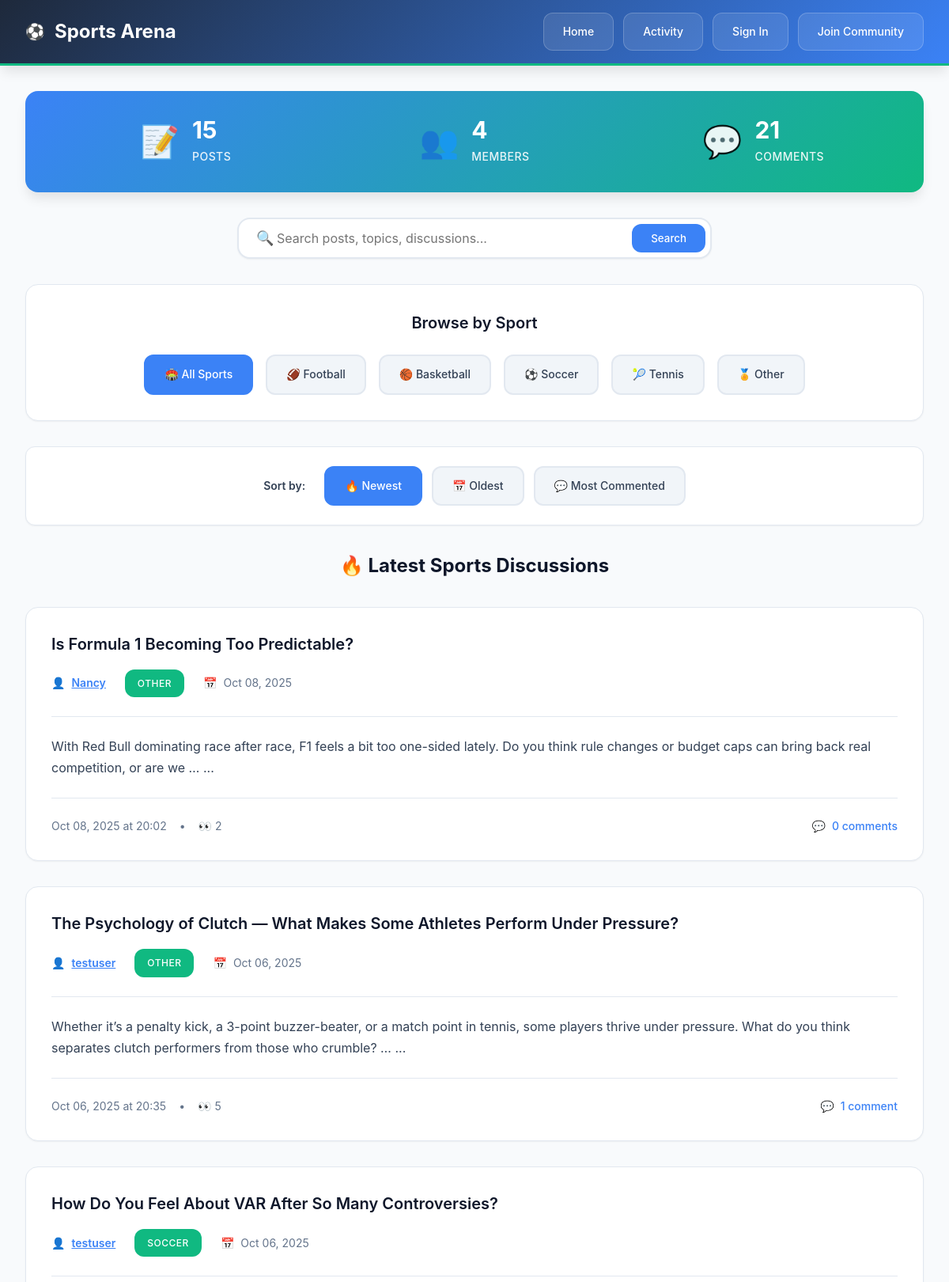
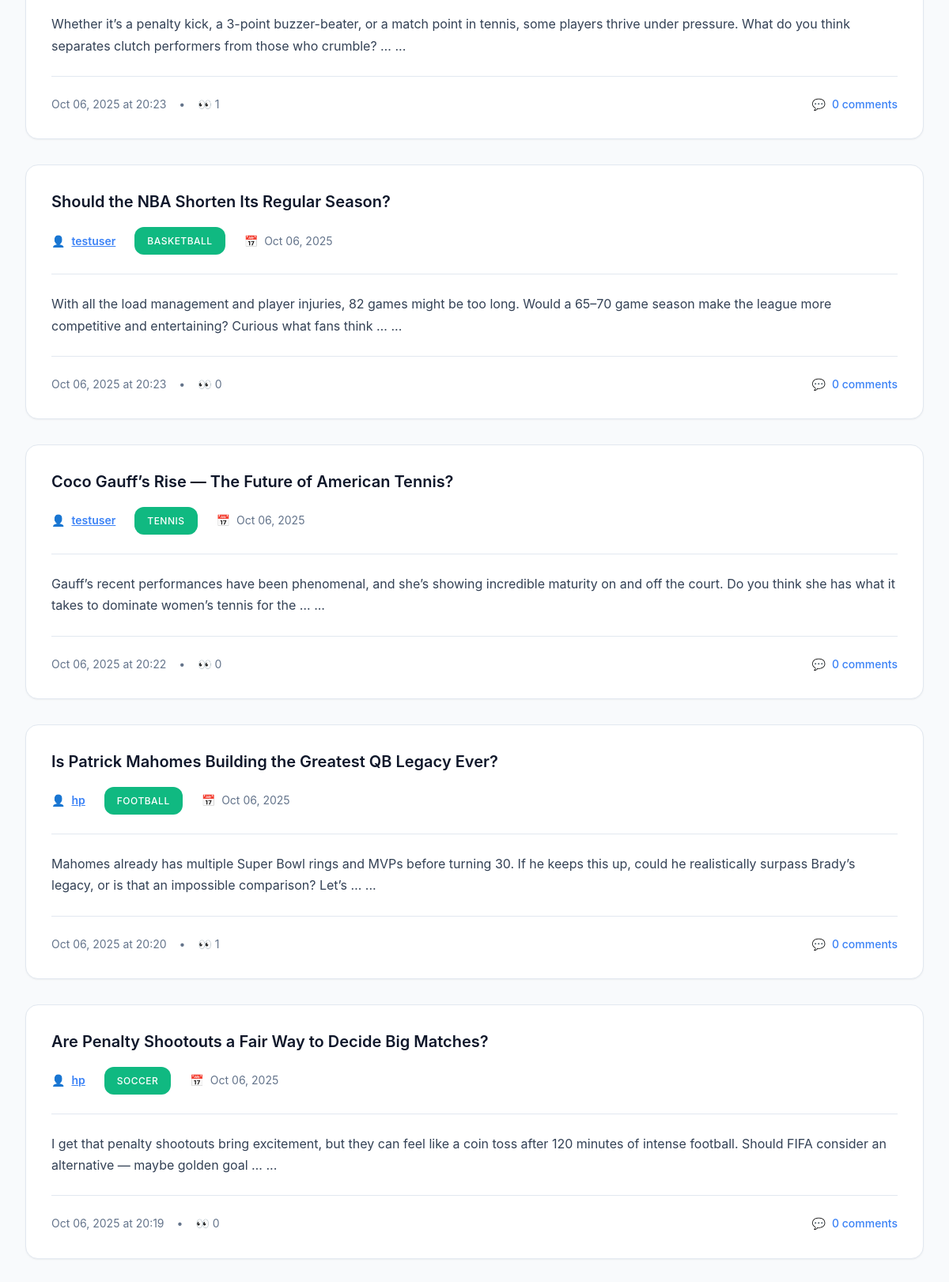
The page / (upper part) on the database its author committed (2 pictures, top to bottom).
### community/models.py (models this page shows, shortened)
class Post(models.Model):
    SPORT_CHOICES = [
        ('football', 'Football'),
        ('basketball', 'Basketball'),
        ('soccer', 'Soccer'),
        ('tennis', 'Tennis'),
        ('other', 'Other'),
    ]
    title = models.CharField(max_length=200)
    content = models.TextField()
    author = models.ForeignKey(User, on_delete=models.CASCADE)
    sport_category = models.CharField(max_length=20, choices=SPORT_CHOICES)
    created_at = models.DateTimeField(auto_now_add=True, db_index=True)
    views = models.PositiveIntegerField(default=0)
    class Meta:
        ordering = ['-created_at']

### community/views.py (the view)
# urls.py: path('', views.home, name='home'),
def home(request):
    posts = Post.objects.select_related('author').prefetch_related('comments').all()
    category = request.GET.get('category')
    search_query = request.GET.get('search')
    sort_by = request.GET.get('sort', 'newest')  # Default to newest
    if category and category != 'all':
        posts = posts.filter(sport_category=category)
    if search_query:
        posts = posts.filter(
            Q(title__icontains=search_query) |
            Q(content__icontains=search_query)
        )
    if sort_by == 'oldest':
        posts = posts.order_by('created_at')
    elif sort_by == 'most_commented':
        posts = posts.annotate(comment_count=Count('comments')).order_by('-comment_count')
    else:  # newest (default)
        posts = posts.order_by('-created_at')
    paginator = Paginator(posts, 10)  # Show 10 posts per page
    page_number = request.GET.get('page')
    page_obj = paginator.get_page(page_number)
    categories = Post.SPORT_CHOICES
    total_posts = Post.objects.count()
    total_users = User.objects.count()
    total_comments = Comment.objects.count()
    return render(request, 'home.html', {
        'posts': page_obj,
        'page_obj': page_obj,
        'categories': categories,
        'current_category': category,
        'search_query': search_query,
        'current_sort': sort_by,
        'total_posts': total_posts,
        'total_users': total_users,
        'total_comments': total_comments,
    })

### templates/home.html (shortened to what this page needs)
<!DOCTYPE html>
<html lang="en">
<head>
    {% load static %}
    <link rel="stylesheet" href="{% static 'css/style.css' %}">
</head>
<body>
    <header>
        <div class="header-container">
            <div class="header-logo">
                <h1>Sports Arena</h1>
            </div>
            <nav class="header-nav">
                <a href="{% url 'community:home' %}" class="nav-link">Home</a>
                <a href="{% url 'community:activity_feed' %}" class="nav-link">Activity</a>
                {% if user.is_authenticated %}
                    <a href="{% url 'community:create_post' %}" class="nav-link">Create Post</a>
                    <form method="post" action="{% url 'logout' %}" class="logout-form">
                        {% csrf_token %}
                        <button type="submit" class="logout-btn">Logout {{ user.username }}</button>
                    </form>
                {% else %}
                    <a href="{% url 'login' %}" class="nav-link">Sign In</a>
                    <a href="{% url 'community:register' %}" class="nav-link">Join Community</a>
                {% endif %}
            </nav>
        </div>
    </header>
    <div class="container">
        <div class="stats-banner">
            <div class="stat-item">
                <div class="stat-icon">📝</div>
                <div class="stat-info">
                    <div class="stat-value">{{ total_posts }}</div>
                    <div class="stat-title">Post{{ total_posts|pluralize }}</div>
                </div>
            </div>
            <div class="stat-item">
                <div class="stat-icon">👥</div>
                <div class="stat-info">
                    <div class="stat-value">{{ total_users }}</div>
                    <div class="stat-title">Member{{ total_users|pluralize }}</div>
                </div>
            </div>
            <div class="stat-item">
                <div class="stat-icon">💬</div>
                <div class="stat-info">
                    <div class="stat-value">{{ total_comments }}</div>
                    <div class="stat-title">Comment{{ total_comments|pluralize }}</div>
                </div>
            </div>
        </div>
        <div class="search-section">
            <div class="search-container">
                <form method="get">
                    <div class="search-wrapper">
                        <span class="search-icon">🔍</span>
                        <input
                            type="text"
                            name="search"
                            class="search-input"
                            placeholder="Search posts, topics, discussions..."
                            value="{{ search_query|default:'' }}"
                        >
                        <button type="submit" class="search-btn">Search</button>
                    </div>
                </form>
            </div>
        </div>
        <div class="category-section">
            <h3 class="category-title">Browse by Sport</h3>
            <div class="category-filters">
                <a href="{% url 'community:home' %}{% if search_query %}?search={{ search_query }}{% endif %}"
                    class="category-link {% if not current_category %}active{% endif %}">
                    🏟️ All Sports
                </a>
                {% for value, display in categories %}
                    <a href="?category={{ value }}{% if search_query %}&search={{ search_query }}{% endif %}"
                        class="category-link {% if current_category == value %}active{% endif %}">
                            {% if value == 'football' %}🏈{% elif value == 'basketball' %}🏀{% elif value == 'soccer' %}⚽{% elif value == 'tennis' %}🎾{% else %}🏅{% endif %}
                            {{ display }}
                    </a>
                {% endfor %}
            </div>
        </div>
        <div class="sort-section">
            <div class="sort-container">
                <span class="sort-label">Sort by:</span>
                <div class="sort-buttons">
                    <a href="?{% if current_category %}category={{ current_category }}&{% endif %}{% if search_query %}search={{ search_query }}&{% endif %}sort=newest"
                        class="sort-btn {% if current_sort == 'newest' or not current_sort %}active{% endif %}">
                        🔥 Newest
                    </a>
                    <a href="?{% if current_category %}category={{ current_category }}&{% endif %}{% if search_query %}search={{ search_query }}&{% endif %}sort=oldest"
                        class="sort-btn {% if current_sort == 'oldest' %}active{% endif %}">
                        📅 Oldest
                    </a>
                    <a href="?{% if current_category %}category={{ current_category }}&{% endif %}{% if search_query %}search={{ search_query }}&{% endif %}sort=most_commented"
                        class="sort-btn {% if current_sort == 'most_commented' %}active{% endif %}">
                        💬 Most Commented
                    </a>
                </div>
            </div>
        </div>
        <div class="posts-section">
            <h2 class="section-title">
                {% if search_query %}
                    🔍 Search Results for "{{ search_query }}"
                    {% if current_category %} in {{ current_category|title }}{% endif %}
                {% elif current_category %}
                    {% if current_category == 'football' %}🏈 Football
                    {% elif current_category == 'basketball' %}🏀 Basketball
                    {% elif current_category == 'soccer' %}⚽ Soccer
                    {% elif current_category == 'tennis' %}🎾 Tennis
                    {% else %}🏅 {{ current_category|title }}{% endif %} Discussions
                {% else %}
                    🔥 Latest Sports Discussions
                {% endif %}
            </h2>
            <div class="posts-grid">
                {% for post in posts %}
                    <article class="post-card">
                        <div class="post-header">
                            <h3 class="post-title">
                                <a href="{% url 'community:post_detail' post.pk %}">{{ post.title }}</a>
                            </h3>
                            <div class="post-meta">
                                <div class="post-meta-item">
                                    <span>👤</span>
                                    <a href="{% url 'community:user_profile' post.author.username %}" class="comment-author">
                                        {{ post.author.username }}
                                    </a>
                                </div>
                                <div class="post-category">
                                    {% if post.sport_category == 'football' %}Football
                                    {% elif post.sport_category == 'basketball' %}Basketball
                                    {% elif post.sport_category == 'soccer' %}Soccer
                                    {% elif post.sport_category == 'tennis' %}Tennis
                                    {% else %}{{ post.get_sport_category_display }}{% endif %}
                                </div>
                                <div class="post-meta-item">
                                    <span>📅</span>
                                    <span>{{ post.created_at|date:"M d, Y" }}</span>
                                </div>
                            </div>
                        </div>
                        <div class="post-content">
                            {{ post.content|truncatewords:30 }}
                            {% if post.content|length > 150 %}...{% endif %}
                        </div>
                        <div class="post-footer">
                            <div class="flex items-center gap-2">
                                <span class="post-date">{{ post.created_at|date:"M d, Y \a\t H:i" }}</span>
                                <span class="post-date">•</span>
                                <span class="post-date">👀 {{ post.views }}</span>
                            </div>
                            <a href="{% url 'community:post_detail' post.pk %}#comments" class="post-comments">
                                <span>💬</span>
                                <span>{{ post.comments.count }} comment{{ post.comments.count|pluralize }}</span>
                            </a>
                        </div>
                    </article>
                {% endfor %}
            </div>
        </div>
    </div>
    {% load static %}
</body>
</html>

### rows shown on the page
Post: title "Is Formula 1 Becoming Too Predictable?", author.username "Nancy", sport_category "OTHER", created_at "Oct 08, 2025", content "With Red Bull dominating race after race, F1 feels a bit too one-sided lately. Do you think rule changes or budget caps can bring back real competition, or are we …", created_at "Oct 08, 2025 at 20:02", views "2", comments.count "0"
Post: title "The Psychology of Clutch — What Makes Some Athletes Perform Under Pressure?", author.username "testuser", sport_category "OTHER", created_at "Oct 06, 2025", content "Whether it’s a penalty kick, a 3-point buzzer-beater, or a match point in tennis, some players thrive under pressure. What do you think separates clutch performers from those who crumble? …", created_at "Oct 06, 2025 at 20:35", views "5", comments.count "1"
Post: title "How Do You Feel About VAR After So Many Controversies?", author.username "testuser", sport_category "SOCCER", created_at "Oct 06, 2025", content "Whether it’s a penalty kick, a 3-point buzzer-beater, or a match point in tennis, some players thrive under pressure. What do you think separates clutch performers from those who crumble? …", created_at "Oct 06, 2025 at 20:23", views "1", comments.count "0"
Post: title "Should the NBA Shorten Its Regular Season?", author.username "testuser", sport_category "BASKETBALL", created_at "Oct 06, 2025", content "With all the load management and player injuries, 82 games might be too long. Would a 65–70 game season make the league more competitive and entertaining? Curious what fans think …", created_at "Oct 06, 2025 at 20:23", views "0", comments.count "0"
Post: title "Coco Gauff’s Rise — The Future of American Tennis?", author.username "testuser", sport_category "TENNIS", created_at "Oct 06, 2025", content "Gauff’s recent performances have been phenomenal, and she’s showing incredible maturity on and off the court. Do you think she has what it takes to dominate women’s tennis for the …", created_at "Oct 06, 2025 at 20:22", views "0", comments.count "0"
Post: title "Is Patrick Mahomes Building the Greatest QB Legacy Ever?", author.username "hp", sport_category "FOOTBALL", created_at "Oct 06, 2025", content "Mahomes already has multiple Super Bowl rings and MVPs before turning 30. If he keeps this up, could he realistically surpass Brady’s legacy, or is that an impossible comparison? Let’s …", created_at "Oct 06, 2025 at 20:20", views "1", comments.count "0"
Post: title "Are Penalty Shootouts a Fair Way to Decide Big Matches?", author.username "hp", sport_category "SOCCER", created_at "Oct 06, 2025", content "I get that penalty shootouts bring excitement, but they can feel like a coin toss after 120 minutes of intense football. Should FIFA consider an alternative — maybe golden goal …", created_at "Oct 06, 2025 at 20:19", views "0", comments.count "0"

### other values the page prints
{{ total_posts }} "15"
{{ total_users }} "4"
{{ total_comments }} "21"
{{ display }} "Football" "Basketball" "Soccer" "Tennis" "Other"
